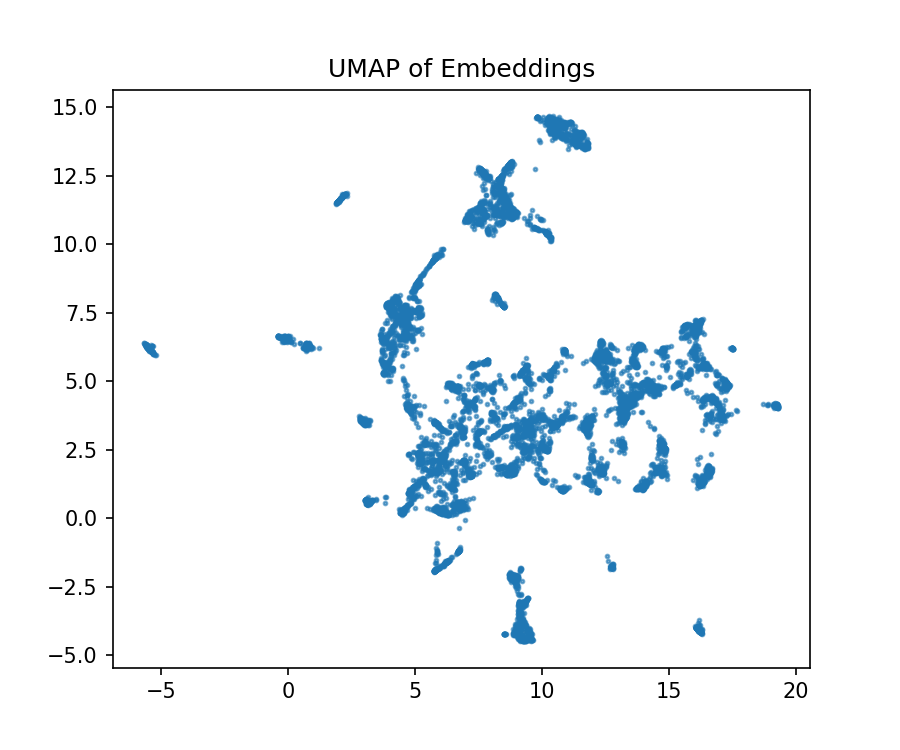
#> input picture reports/umap.png, 900 x 750 px
$ python -i select_music.py   (imports and definitions only)   (older library calls are emulated)
#> lines starting #> are read from the running program, lines starting #| are printed output that depends on the picture; after the words box and inside, x2 and y2 are one past the last pixel; in counts of white or black regions, pixels touching at a corner belong together
import argparse
import csv
from pathlib import Path
import numpy as np
import pandas as pd
import librosa
import cv2


# [9 lines left out: function analyze_track, not called in this run]


def image_features(img_path: str):
#> called with img_path = '../reports/umap.png'
    try:
        img = cv2.imread(img_path)
#> img is the input picture: shape (750, 900, 3); mean B, G, R 248.9, 246.3, 242.6
        if img is None:
            return None
        img = cv2.cvtColor(img, cv2.COLOR_BGR2RGB)
        hsv = cv2.cvtColor(img, cv2.COLOR_RGB2HSV)
#> hsv: shape (750, 900, 3); mean H, S, V 5.5, 8.5, 248.9
        h, s, v = cv2.split(hsv)
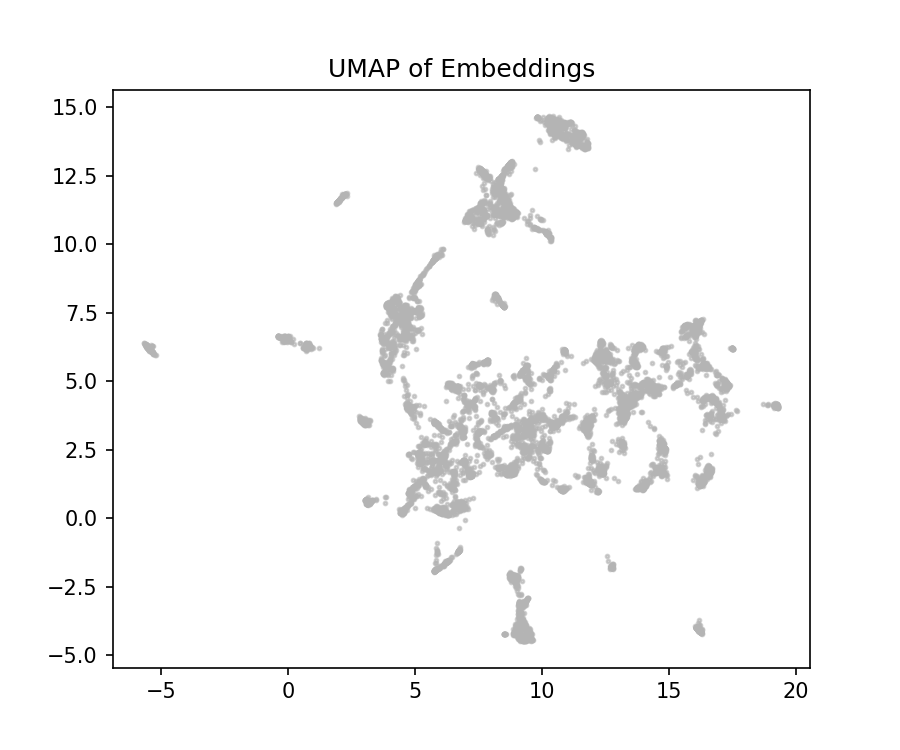
#> v: shape (750, 900); min 0, max 255, mean 248.9
        brightness = float(np.mean(v) / 255.0)
#> brightness = 0.976
        saturation = float(np.mean(s) / 255.0)
#> saturation = 0.0334

        # Colorfulness (Hasler-Susstrunk)
        r, g, b = img[:,:,0].astype(np.float32), img[:,:,1].astype(np.float32), img[:,:,2].astype(np.float32)
        rg = r - g
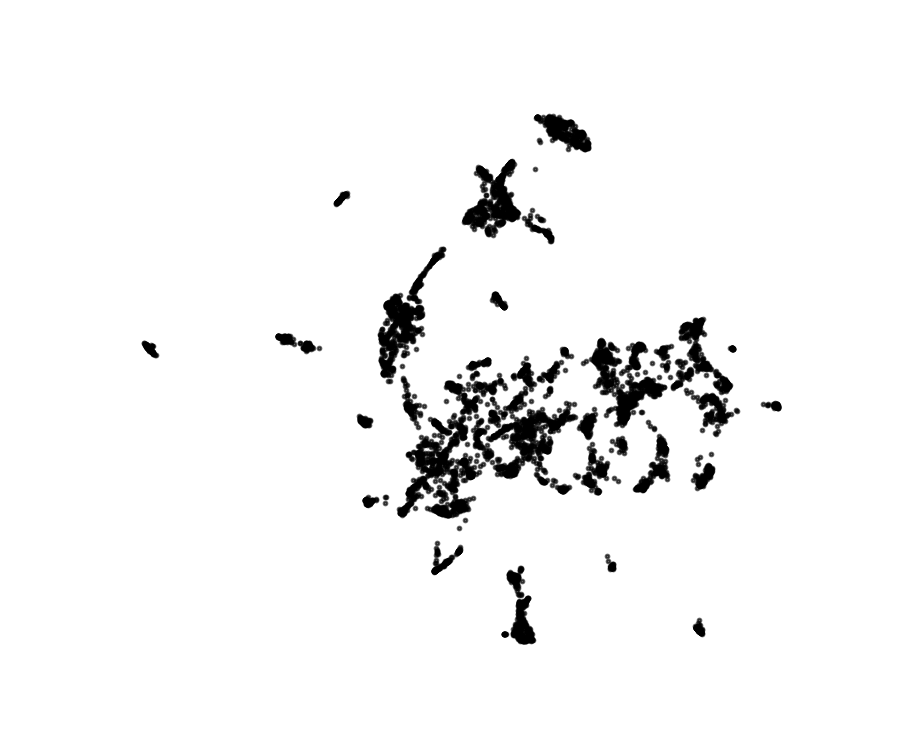
#> rg: shape (750, 900) float32; min -88, max 0, mean -3.69; drawn with min black and max white
        yb = 0.5 * (r + g) - b
        std_rg, std_yb = np.std(rg), np.std(yb)
#> std_rg = 16.63; std_yb = 19.83
        mean_rg, mean_yb = np.mean(rg), np.mean(yb)
#> mean_rg = -3.69; mean_yb = -4.4
        colorfulness = np.sqrt(std_rg**2 + std_yb**2) + 0.3 * np.sqrt(mean_rg**2 + mean_yb**2)
#> colorfulness = 27.6
        # Normalize colorfulness roughly to [0,1] using a heuristic scale
        colorfulness_n = float(np.clip(colorfulness / 100.0, 0.0, 1.0))
#> colorfulness_n = 0.276

        # Edge density via Sobel gradients
        gray = cv2.cvtColor(img, cv2.COLOR_RGB2GRAY)
        gx = cv2.Sobel(gray, cv2.CV_32F, 1, 0, ksize=3)
        gy = cv2.Sobel(gray, cv2.CV_32F, 0, 1, ksize=3)
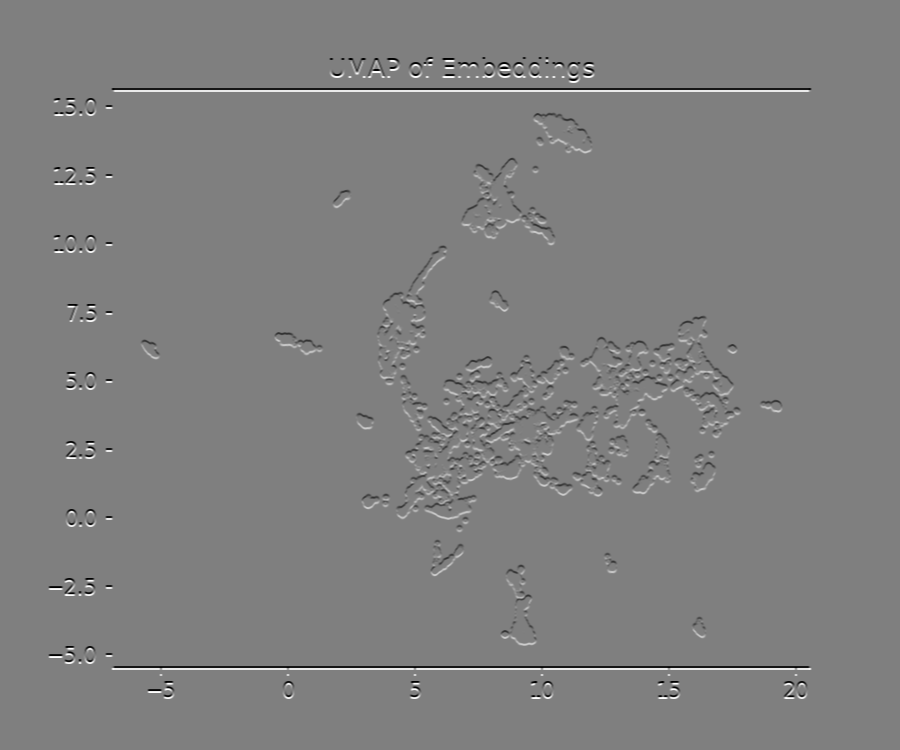
#> gy: shape (750, 900) float32; min -1020, max 1020, mean 0; drawn with min black and max white
        mag = np.sqrt(gx*gx + gy*gy)
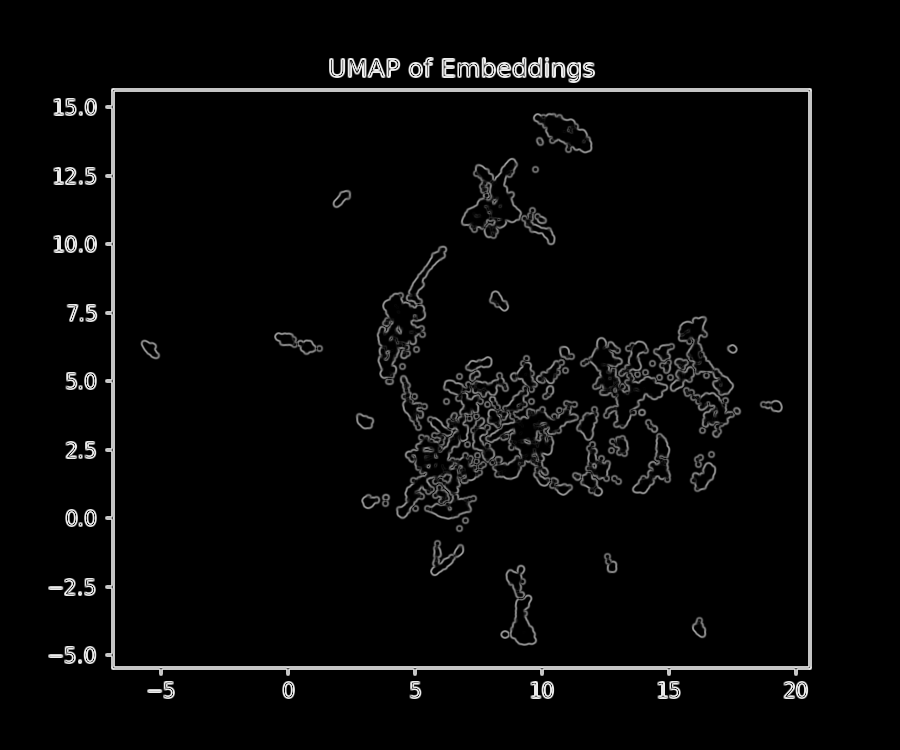
#> mag: shape (750, 900) float32; min 0, max 1098.3, mean 35.2; drawn with min black and max white
        edges = (mag > np.percentile(mag, 75)).astype(np.float32)
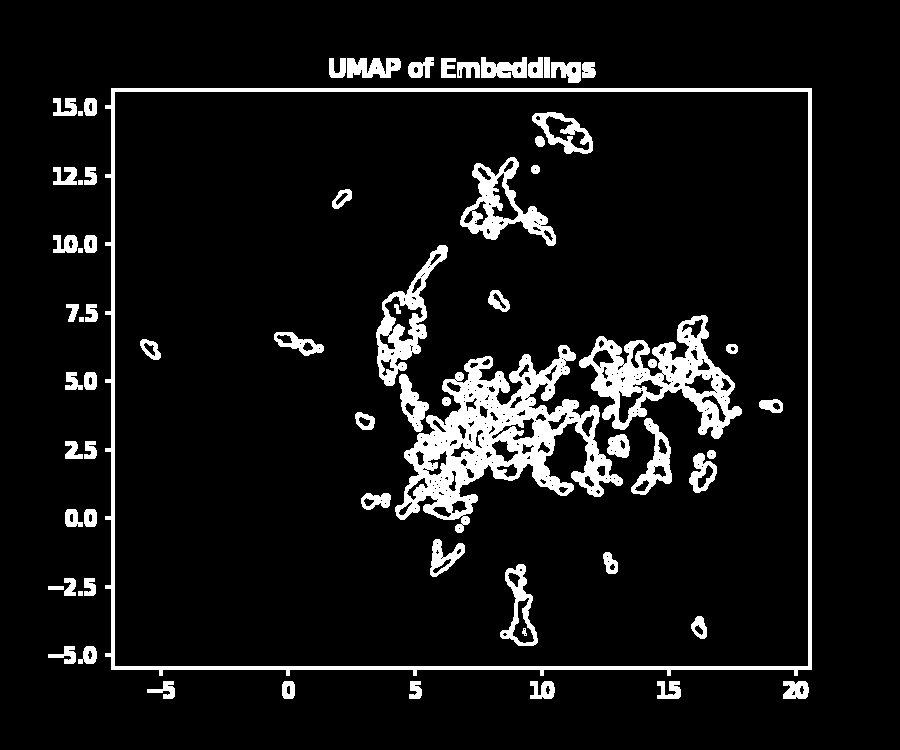
#> edges: shape (750, 900) float32; values 0 (black) and 1 (white), 8.4% white; 69 white regions, largest, box (x1, y1, x2, y2) and area: (395, 345, 623, 533) 15264, (105, 88, 812, 676) 10560, (579, 315, 742, 439) 7225
        edge_density = float(edges.mean())
#> edge_density = 0.0837

        # Dominant hue (circular mean)
        hue = (h.astype(np.float32) / 180.0) * 2 * np.pi
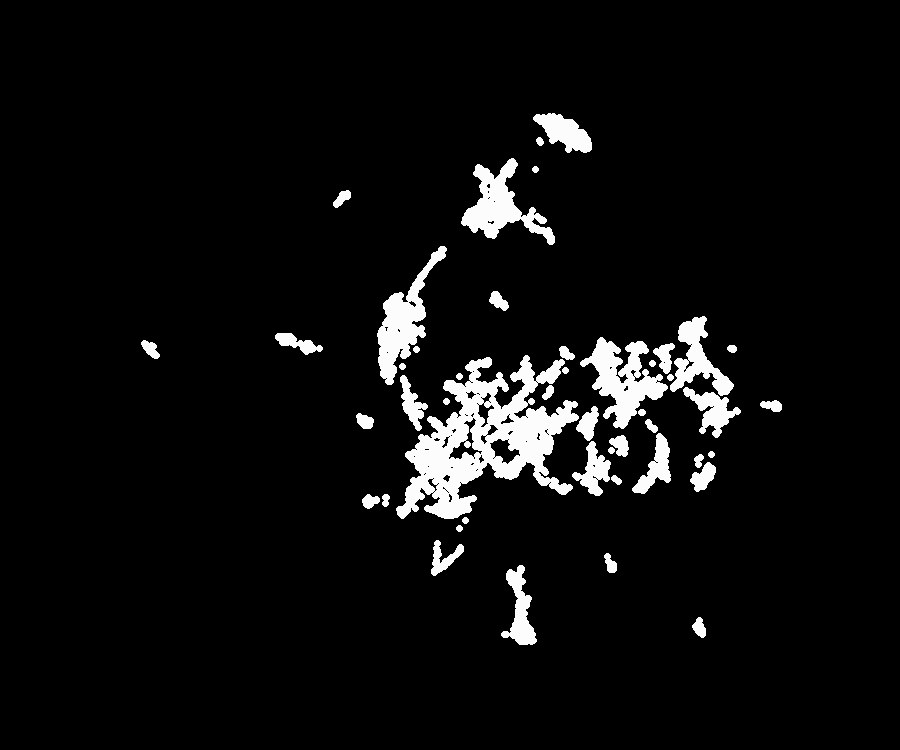
#> hue: shape (750, 900) float32; min 0, max 3.6, mean 0.191; drawn with min black and max white
        mean_sin, mean_cos = np.mean(np.sin(hue)), np.mean(np.cos(hue))
#> mean_sin = -0.0219; mean_cos = 0.897
        dom_hue = float((np.arctan2(mean_sin, mean_cos) % (2*np.pi)) / (2*np.pi))  # [0,1]
#> dom_hue = 0.996

        return {
            "brightness": brightness,
            "saturation": saturation,
            "colorfulness": colorfulness_n,
            "edge_density": edge_density,
            "dominant_hue": dom_hue,
        }
    except Exception:
        return None


# [82 lines left out: functions aggregate_cluster_features, score_track_for_cluster, main, not called in this run]

# [2 lines not run here, left out]

>>> result = image_features('../reports/umap.png')
#> result = {'brightness': 0.976, 'saturation': 0.0334, 'colorfulness': 0.276, 'edge_density': 0.0837, 'dominant_hue': 0.996}
